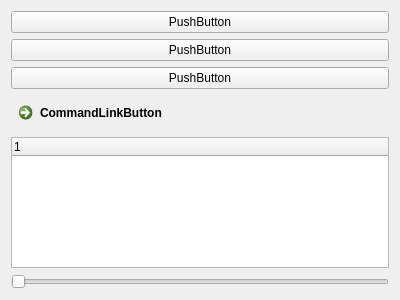
<?xml version="1.0" encoding="UTF-8"?>
<ui version="4.0">
 <class>Form</class>
 <widget class="QWidget" name="Form">
  <property name="geometry">
   <rect>
    <x>0</x>
    <y>0</y>
    <width>400</width>
    <height>300</height>
   </rect>
  </property>
  <property name="windowTitle">
   <string>Form</string>
  </property>
  <layout class="QGridLayout" name="gridLayout">
   <item row="0" column="0">
    <layout class="QVBoxLayout" name="verticalLayout">
     <item>
      <widget class="QPushButton" name="pushButton">
       <property name="text">
        <string>PushButton</string>
       </property>
      </widget>
     </item>
     <item>
      <widget class="QPushButton" name="pushButton_2">
       <property name="text">
        <string>PushButton</string>
       </property>
      </widget>
     </item>
     <item>
      <widget class="QPushButton" name="pushButton_3">
       <property name="text">
        <string>PushButton</string>
       </property>
      </widget>
     </item>
     <item>
      <widget class="QCommandLinkButton" name="commandLinkButton">
       <property name="text">
        <string>CommandLinkButton</string>
       </property>
      </widget>
     </item>
     <item>
      <widget class="QTreeWidget" name="treeWidget">
       <column>
        <property name="text">
         <string notr="true">1</string>
        </property>
       </column>
      </widget>
     </item>
     <item>
      <widget class="QSlider" name="horizontalSlider">
       <property name="orientation">
        <enum>Qt::Horizontal</enum>
       </property>
      </widget>
     </item>
    </layout>
   </item>
  </layout>
 </widget>
 <resources/>
 <connections/>
</ui>
